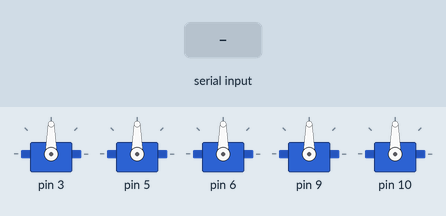
Simulated run of this sketch. Board: Arduino Uno, built with avr-gcc and run on an emulated ATmega328P. Shown: 5 × servo. The inputs (shaded band) are chosen by the test bench.

Above: at 1.2 s.
1.3 s: "1" received over the second serial link
At 2.0 s:
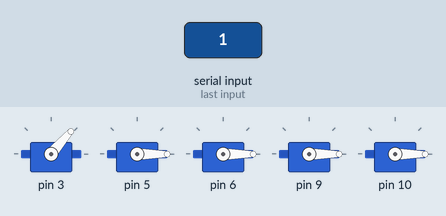
2.8 s: "0" received over the second serial link
At 3.1 s:
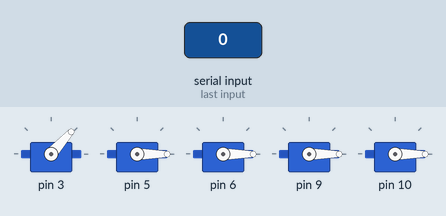
Timing chart, 0 to 5.8 s (numbered marks = the images above; inputs shaded):
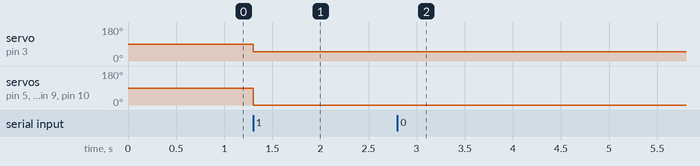

The sketch:

Arduino_Uno.ino
```cpp
#include<SoftwareSerial.h>
#include<Servo.h>
SoftwareSerial uno(10,11);
Servo n[5];
int range[5];
int i;
void setup()
{
//pins for attaching the servos
  n[0].attach(3);
  n[1].attach(5);
  n[2].attach(6);
  n[3].attach(9);
  n[4].attach(10);
  uno.begin(9600);
}
void loop()
{
  if(uno.available()>0)
  {
    for(i=0;i<=4;i++)
    {
//reads the series data send by Arduino Lilypad and moves the servos accordingly.
      range[i]=uno.read();
      n[i].write(range[i]);
    }
  }
}
```

Measured:
- after the input at 1.3 s, servo on pin 3: 90° → 49° at once; servo on pin 5, servo on pin 6, servo on pin 9, servo on pin 10: 90° → 0° at once
- after the input at 2.8 s, servo on pin 3: 49° → 48° at once
